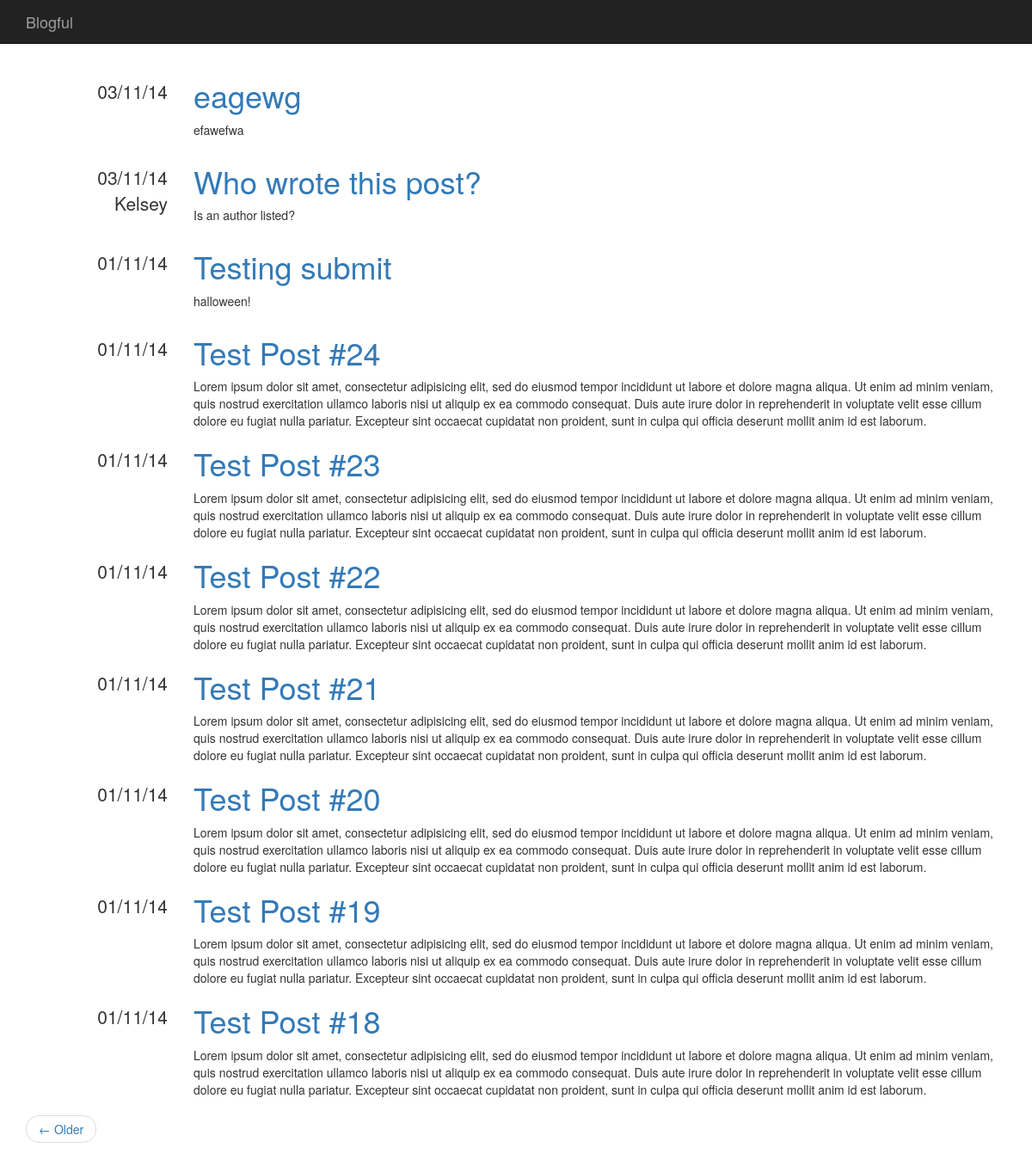
Before: / with the older database file.
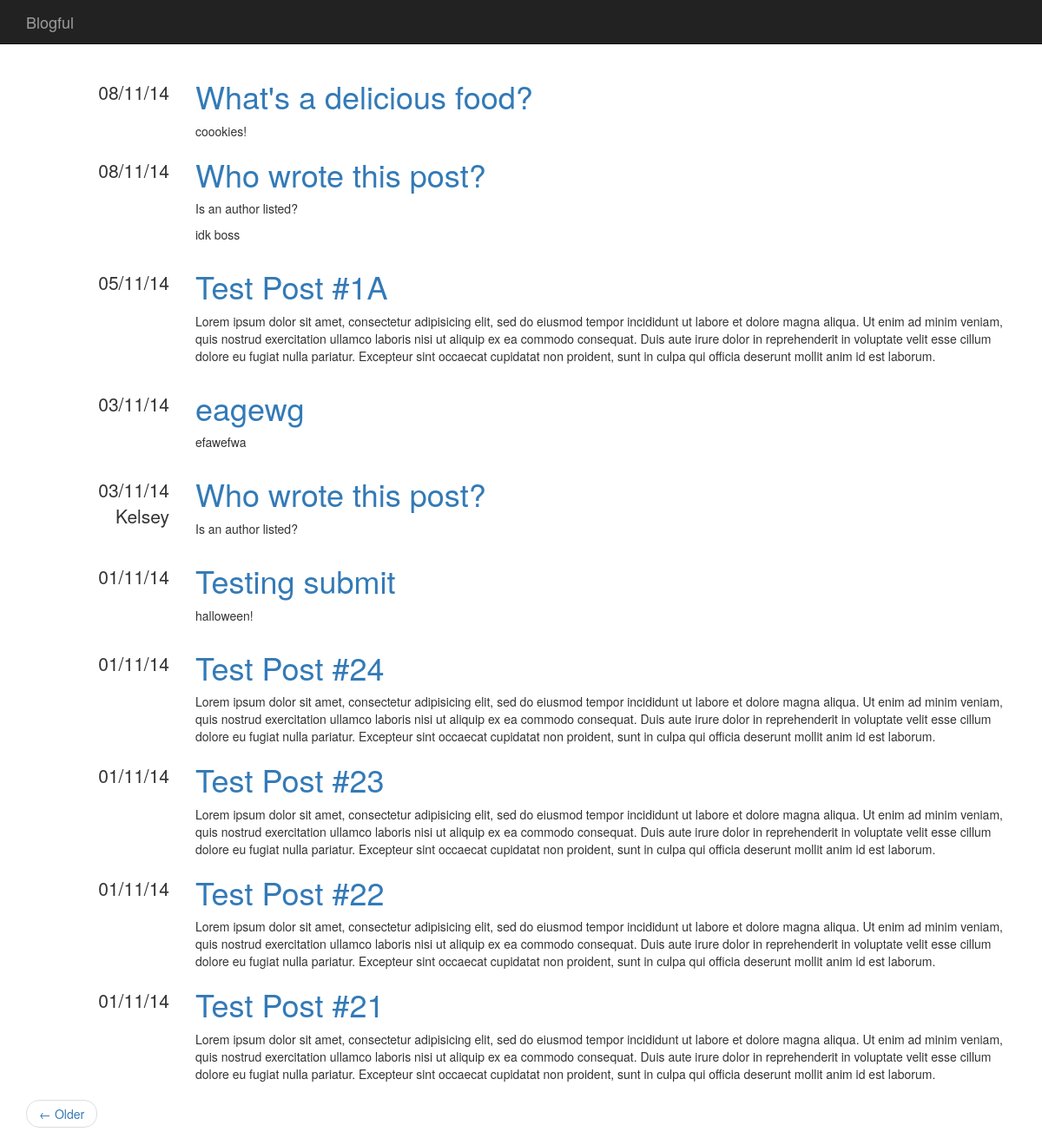
After: the same page with the newer database file.
### blog/models.py (models this page shows)
class Post(Base):
    __tablename__ = "posts"
    id = Column(Integer, Sequence("post_id_sequence"), primary_key=True)
    title = Column(String(1024))
    content = Column(Text)
    datetime = Column(DateTime, default=datetime.datetime.now)
    author_id = Column(Integer, ForeignKey('users.id'))

class User(Base, UserMixin):
    __tablename__ = "users"
    id = Column(Integer, Sequence("user_id_sequence"), primary_key=True)
    name = Column(String(128))
    email = Column(String(128), unique=True)
    password = Column(String(128))
    posts = relationship("Post", backref="author")

### blog/views.py (the view)
@app.route("/")
@app.route("/page/<int:page>")
def pages(page=1, paginate_by=10):
    page_index = page - 1
    count = session.query(Post).count()
    start = page_index * paginate_by
    end = start + paginate_by
    total_pages = (count - 1) / paginate_by + 1
    has_next = page_index < total_pages - 1
    has_prev = page_index > 0
    posts = session.query(Post)
    posts = posts.order_by(Post.datetime.desc())
    posts = posts[start:end]
    return render_template("pages.html",
        posts=posts,
        has_next=has_next,
        has_prev=has_prev,
        page=page,
        total_pages=total_pages
    )

### blog/filters.py (called while the page is built)
@app.template_filter()
def dateformat(date, format):
    if not date:
        return None
    return date.strftime(format)

### blog/templates/pages.html (shortened to what this page needs)
{% import "macros.html" as macros %}
{% extends "base.html" %}
{% block content %}
{% for post in posts %}
{{ macros.render_post(post) }}
{% endfor %}
<ul class="pager">
    {% if has_next %}
    <li class="previous" >
    <a href="{{ url_for('posts', page=page + 1) }}">&larr; Older</a>
    </li>
    {% endif %}
</ul>
{% endblock %}

### blog/templates/macros.html
{% macro render_post(post) %}
<div class="row">
    <div class="col-md-2 text-right metadata">
        <ul class="list-unstyled">
            <li>
                {{ post.datetime | dateformat("%d/%m/%y") }}
            </li>
            <li>
                {{ post.author.name }}
            </li>
        </ul>
    </div>
    <div class="col-md-10">
        <h1>
            <a href="/post/{{post.id -1}}">{{ post.title }}</a>
        </h1>
        {{ post.content | safe }}
    </div>
</div>
{% endmacro %}

Changed rows visible on the page:
no longer on this page (row unchanged): Post: datetime "01/11/14", title "Test Post #20", content "Lorem ipsum dolor sit amet, consectetur adipisicing elit, sed do eiusmod tempor incididunt ut labore et dolore magna aliqua. Ut enim ad minim veniam, quis nostrud exercitation ullamco laboris nisi ut aliquip ex ea commodo consequat. Duis aute irure dolor in reprehenderit in voluptate velit esse cillum dolore eu fugiat nulla pariatur. Excepteur sint occaecat cupidatat non proident, sunt in culpa qui officia deserunt mollit anim id est laborum."
no longer on this page (row unchanged): Post: datetime "01/11/14", title "Test Post #19", content "Lorem ipsum dolor sit amet, consectetur adipisicing elit, sed do eiusmod tempor incididunt ut labore et dolore magna aliqua. Ut enim ad minim veniam, quis nostrud exercitation ullamco laboris nisi ut aliquip ex ea commodo consequat. Duis aute irure dolor in reprehenderit in voluptate velit esse cillum dolore eu fugiat nulla pariatur. Excepteur sint occaecat cupidatat non proident, sunt in culpa qui officia deserunt mollit anim id est laborum."
no longer on this page (row unchanged): Post: datetime "01/11/14", title "Test Post #18", content "Lorem ipsum dolor sit amet, consectetur adipisicing elit, sed do eiusmod tempor incididunt ut labore et dolore magna aliqua. Ut enim ad minim veniam, quis nostrud exercitation ullamco laboris nisi ut aliquip ex ea commodo consequat. Duis aute irure dolor in reprehenderit in voluptate velit esse cillum dolore eu fugiat nulla pariatur. Excepteur sint occaecat cupidatat non proident, sunt in culpa qui officia deserunt mollit anim id est laborum."
added Post: datetime "08/11/14", title "What's a delicious food?", content "coookies!"
added Post: datetime "08/11/14", title "Who wrote this post?", content "Is an author listed? idk boss"
added Post: datetime "05/11/14", title "Test Post #1A", content "Lorem ipsum dolor sit amet, consectetur adipisicing elit, sed do eiusmod tempor incididunt ut labore et dolore magna aliqua. Ut enim ad minim veniam, quis nostrud exercitation ullamco laboris nisi ut aliquip ex ea commodo consequat. Duis aute irure dolor in reprehenderit in voluptate velit esse cillum dolore eu fugiat nulla pariatur. Excepteur sint occaecat cupidatat non proident, sunt in culpa qui officia deserunt mollit anim id est laborum."
